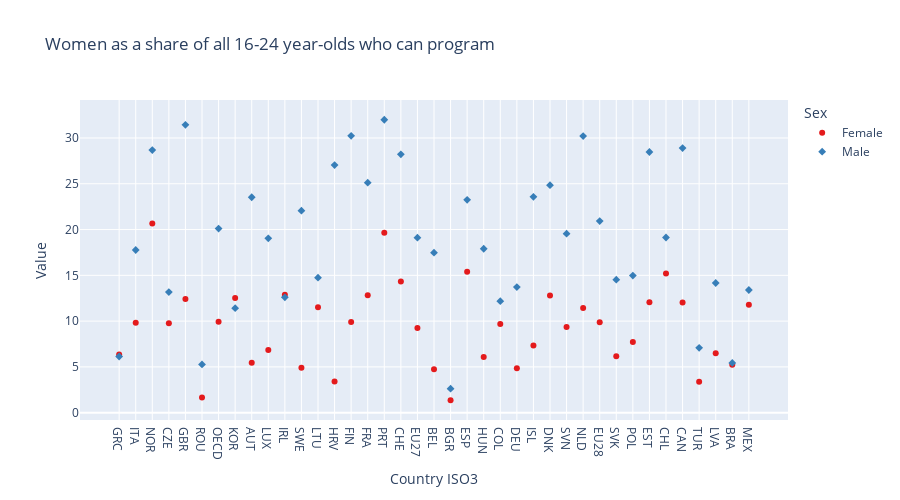

The notebook cell saved with this chart:
### Markdown cell above
4. Customise the colors used in the scatter by using the input `color_discrete_sequence`

### Code cell
fig = px.scatter(df, x="Country ISO3", y="Value", 
                 color="Sex",
                 symbol="Sex",
                 color_discrete_sequence = px.colors.qualitative.Set1,
                 title="Women as a share of all 16-24 year-olds who can program",
                 width=900, height=500
                )
fig.show()

### Figure 1 — Plotly figure (JSON) as saved in the notebook; plotly's stock layout.template omitted (floating-point values rounded to 4 significant figures)
{"data": [{"hovertemplate": "Sex=Female<br>Country ISO3=%{x}<br>Value=%{y}<extra></extra>", "legendgroup": "Female", "marker": {"color": "rgb(228,26,28)", "symbol": "circle"}, "mode": "markers", "name": "Female", "orientation": "v", "showlegend": true, "type": "scatter", "x": ["GRC", "ITA", "NOR", "CZE", "GBR", "ROU", "OECD", "KOR", "AUT", "LUX", "IRL", "SWE", "LTU", "HRV", "FIN", "FRA", "PRT", "CHE", "EU27", "BEL", "BGR", "ESP", "HUN", "COL", "DEU", "ISL", "DNK", "SVN", "NLD", "EU28", "SVK", "POL", "EST", "CHL", "CAN", "TUR", "LVA", "BRA", "MEX"], "xaxis": "x", "y": [6.34, 9.822, 20.66, 9.756, 12.41, 1.647, 9.936, 12.53, 5.443, 6.836, 12.87, 4.902, 11.51, 3.416, 9.912, 12.83, 19.65, 14.33, 9.255, 4.731, 1.356, 15.38, 6.092, 9.697, 4.856, 7.338, 12.79, 9.344, 11.42, 9.887, 6.156, 7.708, 12.06, 15.21, 12.04, 3.374, 6.502, 5.235, 11.79], "yaxis": "y"}, {"hovertemplate": "Sex=Male<br>Country ISO3=%{x}<br>Value=%{y}<extra></extra>", "legendgroup": "Male", "marker": {"color": "rgb(55,126,184)", "symbol": "diamond"}, "mode": "markers", "name": "Male", "orientation": "v", "showlegend": true, "type": "scatter", "x": ["MEX", "SWE", "EU27", "LVA", "BGR", "CHE", "TUR", "ITA", "ROU", "FRA", "LTU", "HRV", "FIN", "COL", "IRL", "HUN", "DEU", "LUX", "GBR", "AUT", "POL", "DNK", "EST", "ISL", "GRC", "SVN", "ESP", "EU28", "KOR", "OECD", "BRA", "SVK", "NOR", "BEL", "CAN", "PRT", "CHL", "CZE", "NLD"], "xaxis": "x", "y": [13.4, 22.07, 19.11, 14.16, 2.623, 28.21, 7.085, 17.77, 5.27, 25.12, 14.74, 27.05, 30.23, 12.17, 12.6, 17.9, 13.72, 19.04, 31.44, 23.53, 14.97, 24.85, 28.47, 23.58, 6.135, 19.55, 23.25, 20.92, 11.41, 20.1, 5.43, 14.53, 28.68, 17.48, 28.9, 31.99, 19.13, 13.17, 30.21], "yaxis": "y"}], "layout": {"height": 500, "legend": {"title": {"text": "Sex"}, "tracegroupgap": 0}, "title": {"text": "Women as a share of all 16-24 year-olds who can program"}, "width": 900, "xaxis": {"anchor": "y", "domain": [0, 1], "title": {"text": "Country ISO3"}}, "yaxis": {"anchor": "x", "domain": [0, 1], "title": {"text": "Value"}}}}
